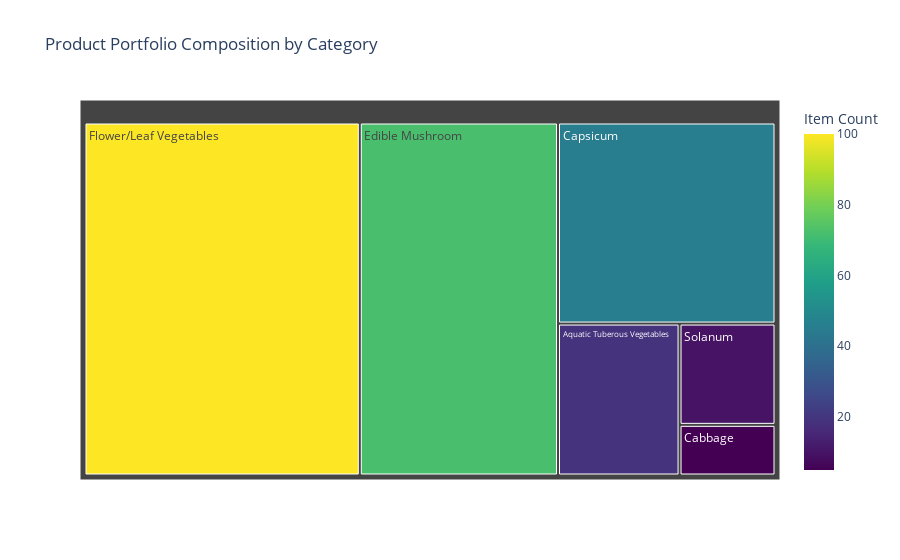

This figure's notebook cell:
### Markdown cell above
## 3. Interactive Visualization Matrix

### 3.1 Category Distribution (Treemap)
This interactive treemap allows you to zoom in on category proportions. It answers the question: "Which categories dominate our portfolio?"

### Code cell
# Count items per category
category_counts = df['Category Name'].value_counts().reset_index()
category_counts.columns = ['Category Name', 'Item Count']

# Interactive Treemap
fig = px.treemap(category_counts, 
                 path=['Category Name'], 
                 values='Item Count',
                 title='Product Portfolio Composition by Category',
                 color='Item Count',
                 color_continuous_scale='Viridis')
fig.show()

### Figure 1 — Plotly figure (JSON) as saved in the notebook; plotly's stock layout.template omitted (floating-point values rounded to 4 significant figures)
{"data": [{"branchvalues": "total", "customdata": [[100.0], [72.0], [45.0], [19.0], [10.0], [5.0]], "domain": {"x": [0, 1], "y": [0, 1]}, "hovertemplate": "labels=%{label}<br>Item Count_sum=%{value}<br>parent=%{parent}<br>id=%{id}<br>Item Count=%{color}<extra></extra>", "ids": ["Flower/Leaf Vegetables", "Edible Mushroom", "Capsicum", "Aquatic Tuberous Vegetables", "Solanum", "Cabbage"], "labels": ["Flower/Leaf Vegetables", "Edible Mushroom", "Capsicum", "Aquatic Tuberous Vegetables", "Solanum", "Cabbage"], "marker": {"coloraxis": "coloraxis", "colors": [100.0, 72.0, 45.0, 19.0, 10.0, 5.0]}, "name": "", "parents": ["", "", "", "", "", ""], "type": "treemap", "values": [100.0, 72.0, 45.0, 19.0, 10.0, 5.0]}], "layout": {"coloraxis": {"colorbar": {"title": {"text": "Item Count"}}, "colorscale": [[0, "#440154"], [0.1111, "#482878"], [0.2222, "#3e4989"], [0.3333, "#31688e"], [0.4444, "#26828e"], [0.5556, "#1f9e89"], [0.6667, "#35b779"], [0.7778, "#6ece58"], [0.8889, "#b5de2b"], [1, "#fde725"]]}, "legend": {"tracegroupgap": 0}, "title": {"text": "Product Portfolio Composition by Category"}}}
